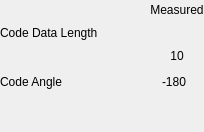
                          <widget class="QWidget" name="tab_setupTool_4_ModGuiMain">
                           <attribute name="title">
                            <string>Tab 4</string>
                           </attribute>
                           <layout class="QVBoxLayout" name="verticalLayout_20">
                            <property name="leftMargin">
                             <number>0</number>
                            </property>
                            <property name="topMargin">
                             <number>0</number>
                            </property>
                            <property name="rightMargin">
                             <number>0</number>
                            </property>
                            <property name="bottomMargin">
                             <number>0</number>
                            </property>
                            <item>
                             <layout class="QVBoxLayout" name="verticalLayout_21">
                              <item>
                               <layout class="QHBoxLayout" name="horizontalLayout_34">
                                <item>
                                 <spacer name="horizontalSpacer_34">
                                  <property name="orientation">
                                   <enum>Qt::Horizontal</enum>
                                  </property>
                                  <property name="sizeType">
                                   <enum>QSizePolicy::Fixed</enum>
                                  </property>
                                  <property name="sizeHint" stdset="0">
                                   <size>
                                    <width>150</width>
                                    <height>20</height>
                                   </size>
                                  </property>
                                 </spacer>
                                </item>
                                <item>
                                 <widget class="QLabel" name="label_tab4_Measured">
                                  <property name="text">
                                   <string>Measured</string>
                                  </property>
                                  <property name="alignment">
                                   <set>Qt::AlignCenter</set>
                                  </property>
                                 </widget>
                                </item>
                               </layout>
                              </item>
                              <item>
                               <widget class="QLabel" name="label_tab4_CodeDataLength">
                                <property name="text">
                                 <string>Code Data Length</string>
                                </property>
                               </widget>
                              </item>
                              <item>
                               <layout class="QHBoxLayout" name="horizontalLayout_33">
                                <item>
                                 <spacer name="horizontalSpacer_33">
                                  <property name="orientation">
                                   <enum>Qt::Horizontal</enum>
                                  </property>
                                  <property name="sizeType">
                                   <enum>QSizePolicy::Fixed</enum>
                                  </property>
                                  <property name="sizeHint" stdset="0">
                                   <size>
                                    <width>150</width>
                                    <height>20</height>
                                   </size>
                                  </property>
                                 </spacer>
                                </item>
                                <item>
                                 <widget class="QLabel" name="label_tab4_showLengDataCode">
                                  <property name="text">
                                   <string>10</string>
                                  </property>
                                  <property name="alignment">
                                   <set>Qt::AlignCenter</set>
                                  </property>
                                 </widget>
                                </item>
                               </layout>
                              </item>
                              <item>
                               <layout class="QHBoxLayout" name="horizontalLayout_32">
                                <item>
                                 <widget class="QLabel" name="label_tab4_CodeAngle">
                                  <property name="sizePolicy">
                                   <sizepolicy hsizetype="Fixed" vsizetype="Preferred">
                                    <horstretch>0</horstretch>
                                    <verstretch>0</verstretch>
                                   </sizepolicy>
                                  </property>
                                  <property name="minimumSize">
                                   <size>
                                    <width>50</width>
                                    <height>0</height>
                                   </size>
                                  </property>
                                  <property name="text">
                                   <string>Code Angle</string>
                                  </property>
                                 </widget>
                                </item>
                                <item>
                                 <spacer name="horizontalSpacer_32">
                                  <property name="orientation">
                                   <enum>Qt::Horizontal</enum>
                                  </property>
                                  <property name="sizeType">
                                   <enum>QSizePolicy::Fixed</enum>
                                  </property>
                                  <property name="sizeHint" stdset="0">
                                   <size>
                                    <width>75</width>
                                    <height>20</height>
                                   </size>
                                  </property>
                                 </spacer>
                                </item>
                                <item>
                                 <widget class="QLabel" name="label_tab4_showAngleCode">
                                  <property name="text">
                                   <string>-180</string>
                                  </property>
                                  <property name="alignment">
                                   <set>Qt::AlignCenter</set>
                                  </property>
                                 </widget>
                                </item>
                               </layout>
                              </item>
                              <item>
                               <spacer name="verticalSpacer_4">
                                <property name="orientation">
                                 <enum>Qt::Vertical</enum>
                                </property>
                                <property name="sizeHint" stdset="0">
                                 <size>
                                  <width>20</width>
                                  <height>40</height>
                                 </size>
                                </property>
                               </spacer>
                              </item>
                             </layout>
                            </item>
                           </layout>
                          </widget>
